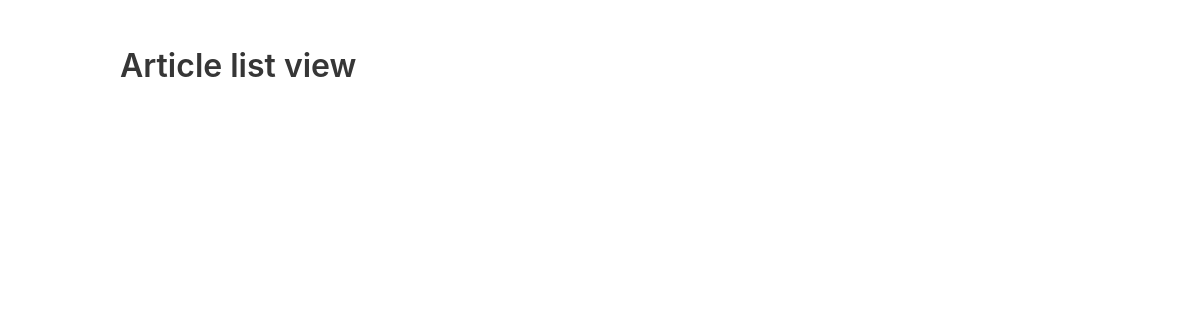
The page /article/list/ on the database as committed earlier.
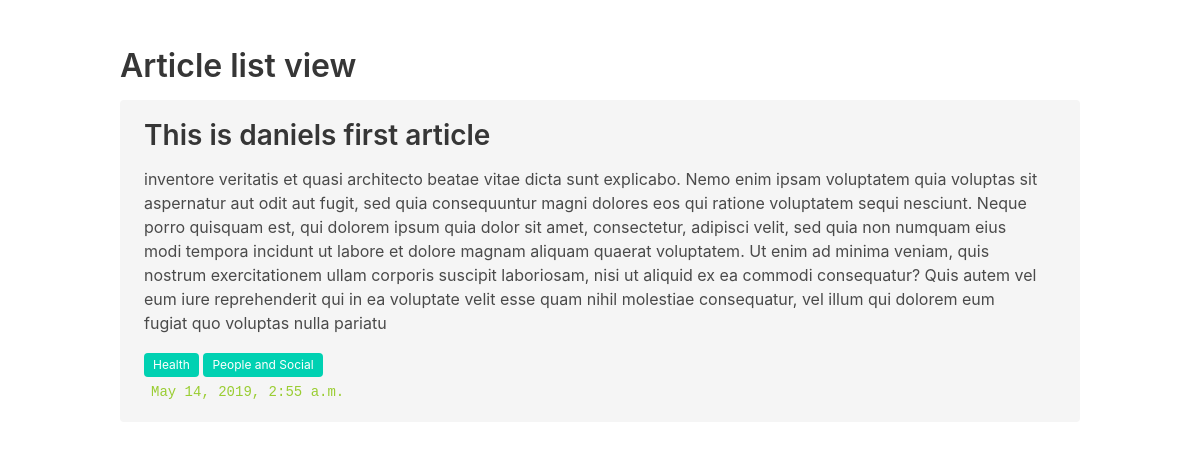
The same page on the database as committed later.
### app/models.py (models this page shows, shortened)
class Article(m.Model):
    article_name = m.CharField(max_length=100)
    article_content = m.TextField(default="This article has no content yet..")
    article_ct_date = m.DateTimeField(auto_now=True)
    tags = m.ManyToManyField(Tag)

class Tag(m.Model):
    tag_name = m.CharField(max_length=50)

### app/views.py (the view)
# urls.py: path('article/list/', article_list, name='article_list'),
def article_list(request):
    data = Article.objects.all()
    context = {'title':'Article list view',
               'data':data}
    return render(request, 'article_list.html', context)

### templates/article_list.html
{% extends 'base.html' %}
{% block content %}
<section class="section">
<section class="container">
<section class="content">
    <h1>{{ title }}</h1>
    {% for d in data %}
    <div class="notification">
        <article class="content">
            <h2>{{ d.article_name }}</h2>
            <p>{{ d.article_content }}</p>
            {% for tag_object in d.tags.all %}
                <span class="tag is-primary">{{tag_object.tag_name }}</span>
            {% endfor %}
            <p><code style="color:yellowgreen; background-color:transparent;">{{ d.article_ct_date }}</code></p>
        </article>
    </div>
    {% endfor %}
</section>
</section>
</section>
{% endblock content %}

Rows that differ between the two databases and show on the page:
added Article: article_name "This is daniels first article", article_content "inventore veritatis et quasi architecto beatae vitae dicta sunt explicabo. Nemo enim ipsam voluptatem quia voluptas sit aspernatur aut odit aut fugit, sed quia consequuntur magni dolores eos qui ratione voluptatem sequi nesciunt. Neque porro quisquam est, qui dolorem ipsum quia dolor sit amet, consectetur, adipisci velit, sed quia non numquam eius modi tempora incidunt ut labore et dolore magnam aliquam quaerat voluptatem. Ut enim ad minima veniam, quis nostrum exercitationem ullam corporis suscipit laboriosam, nisi ut aliquid ex ea commodi consequatur? Quis autem vel eum iure reprehenderit qui in ea voluptate velit esse quam nihil molestiae consequatur, vel illum qui dolorem eum fugiat quo…", article_ct_date "May 14, 2019, 2:55 a.m."
added Tag: tag_name "Health"
added Tag: tag_name "People and Social"
